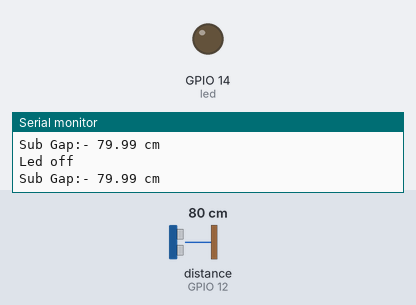
Recording of a sketch running on a simulated ESP32. Parts: output pins drawn as LEDs (lit = HIGH), the last lines printed to the serial monitor. Wiring (inferred from the names in the program): ultrasonic range finder: trigger GPIO 13; echo GPIO 12. Inputs (shaded band) come from the test bench; at power-on: distance to the obstacle (sensor on GPIO 12) 80 cm. The echo pulse lasts 58.3 µs per cm; pins used as bus, display or sensor lines are not drawn.

Above: at 2.2 s.
2.3 s: distance to the obstacle (sensor on GPIO 12) set to 23 cm
3.8 s: distance to the obstacle (sensor on GPIO 12) set to 18 cm
At 5.1 s:
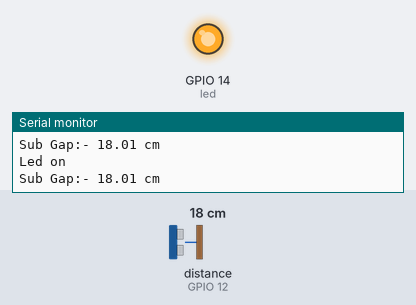
5.5 s: distance to the obstacle (sensor on GPIO 12) set to 35 cm
At 6.4 s:
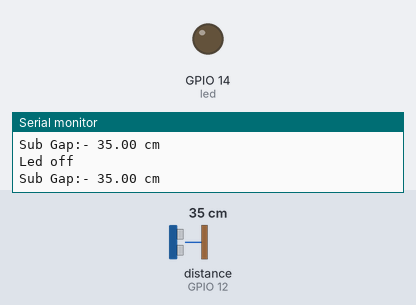
7.0 s: distance to the obstacle (sensor on GPIO 12) set to 2 cm
At 7.8 s:
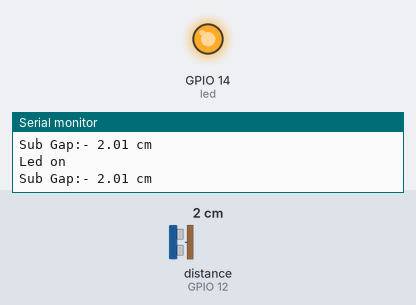
Timing chart, 0 to 9.5 s (numbered marks = the images above; inputs shaded):
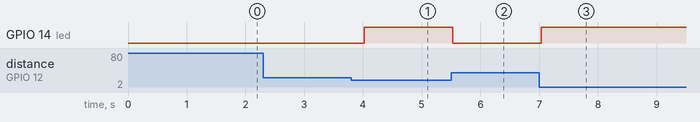

Measured:
- the behaviour switches between 21 and 20 cm on distance to the obstacle (sensor on GPIO 12) (found by bisection; images 0 and 1)
- after the input at 3.8 s, GPIO 14 (led): LOW → HIGH after 0.22 s
- after the input at 5.5 s, GPIO 14 (led): HIGH → LOW at once
- after the input at 7.0 s, GPIO 14 (led): LOW → HIGH at once

The sketch:

subject_dection.ino
```cpp
/*
project name :- subject dececation

. when subject 20 cm close led on
. when subject 20 cm out led off

Eqepment : esp32, ultrasonic sensore, led

*/
#define led 14                  // led pin conection
#define TRIG_PIN 13            // Aulrasonic sensor TRIG pin connect to arduino 9 pin
#define ECHO_PIN 12            // echo pin number 12

void setup(){
  Serial.begin(115200);          // vertual terminal baud
  Serial.println("sercing...");
  delay(1000);

  pinMode(led, OUTPUT);
  pinMode(TRIG_PIN, OUTPUT);    // Ultrasonic paint declar, as TRIG pin OUTPUT
  pinMode(ECHO_PIN, INPUT);
}

void loop(){
  long duration;                // Subject sensing time duration
  float distance;                // subject distance sensing

  digitalWrite(TRIG_PIN, LOW);
  delayMicroseconds(1);           // 1 microsecond delay

  digitalWrite(TRIG_PIN, HIGH);
  delayMicroseconds(10);          // tig pin HIGH state for 10 micro seconds
  digitalWrite(TRIG_PIN, LOW);    // then trig low

  duration = pulseIn(ECHO_PIN, HIGH);  // how long pin high or low sens

  distance = duration * 0.0343 / 2;    // duration*air_velocity(340 M/S), sound go and comeing Frequency for creating one Diction 2

  if (distance < 20) {
    digitalWrite(led, HIGH);
    Serial.print("Led on \n");      // when suhbject 20 cm close led on
  }

  else {
    digitalWrite(led, LOW);
    Serial.print("Led off \n");     // when subject 20 cm away led off
  }

  Serial.print("Sub Gap:- ");
  Serial.print(distance);
  Serial.println(" cm");

  delay(500);
}
```
